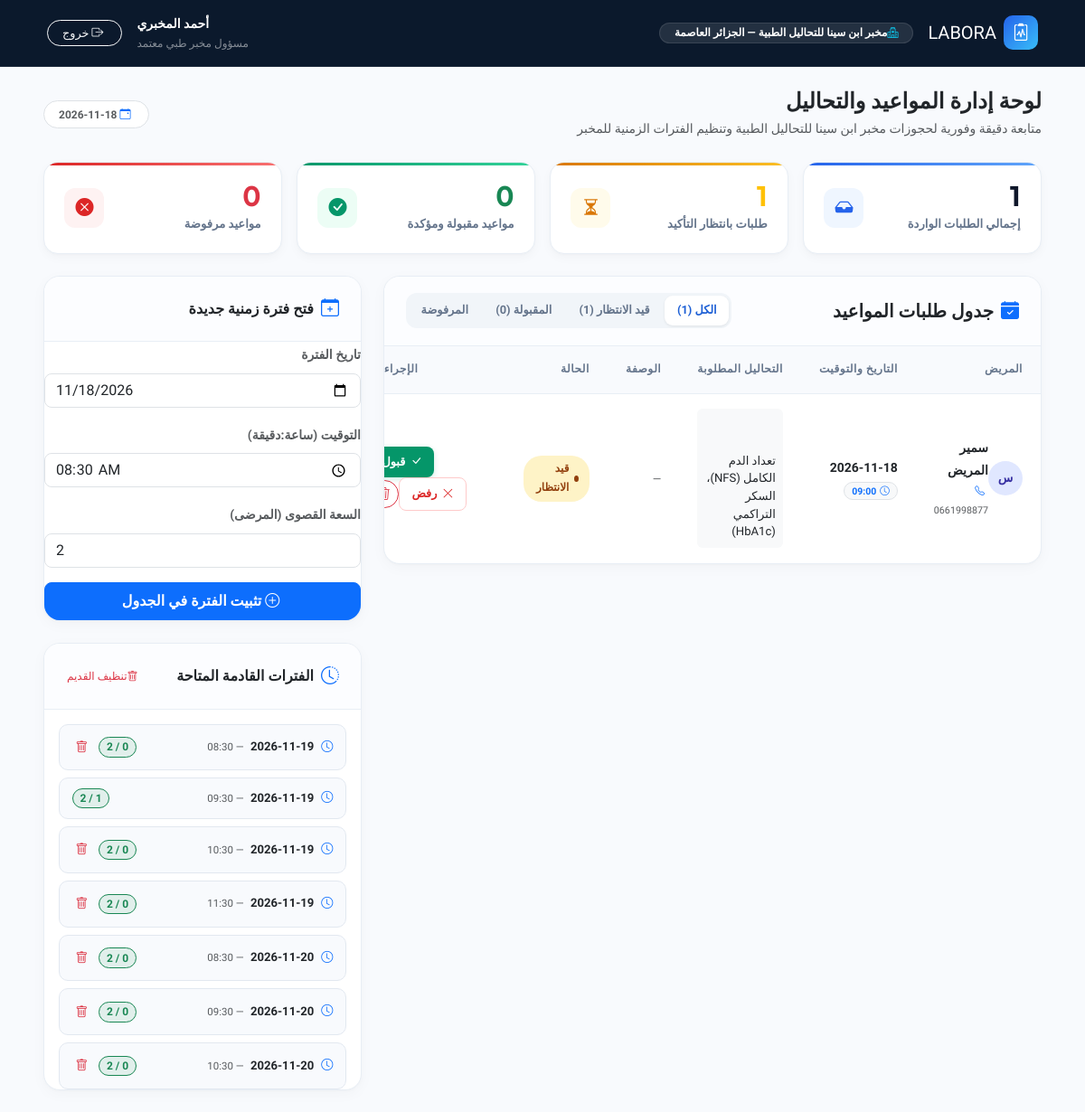
The page /lab/dashboard.php (signed in) on the database its author committed.
### tables this page shows
CREATE TABLE `laboratories` (
  `id` INT AUTO_INCREMENT PRIMARY KEY,
  `name` VARCHAR(191) NOT NULL,
  `city` VARCHAR(100) NOT NULL,
  `address` VARCHAR(255) NOT NULL,
  `phone` VARCHAR(30) NOT NULL,
  `manager_id` INT NULL,
  `status` ENUM('active', 'inactive') NOT NULL DEFAULT 'active',
  FOREIGN KEY (`manager_id`) REFERENCES `users`(`id`) ON DELETE SET NULL
);

CREATE TABLE `appointments` (
  `id` INT AUTO_INCREMENT PRIMARY KEY,
  `patient_id` INT NOT NULL,
  `laboratory_id` INT NOT NULL,
  `slot_id` INT NOT NULL,
  `appointment_date` DATE NOT NULL,
  `appointment_time` TIME NOT NULL,
  `analyses_text` TEXT NOT NULL,
  `prescription_file` VARCHAR(255) DEFAULT NULL,
  `notes` TEXT DEFAULT NULL,
  `contact_phone` VARCHAR(20) DEFAULT NULL,
  `status` ENUM('pending', 'accepted', 'rejected', 'cancelled') NOT NULL DEFAULT 'pending',
  `rejection_reason` VARCHAR(255) DEFAULT NULL,
  `created_at` TIMESTAMP DEFAULT CURRENT_TIMESTAMP,
  FOREIGN KEY (`patient_id`) REFERENCES `users`(`id`) ON DELETE CASCADE,
  FOREIGN KEY (`laboratory_id`) REFERENCES `laboratories`(`id`) ON DELETE CASCADE,
  FOREIGN KEY (`slot_id`) REFERENCES `availability_slots`(`id`) ON DELETE RESTRICT
);

CREATE TABLE `users` (
  `id` INT AUTO_INCREMENT PRIMARY KEY,
  `first_name` VARCHAR(100) NOT NULL,
  `last_name` VARCHAR(100) NOT NULL,
  `email` VARCHAR(191) NOT NULL UNIQUE,
  `phone` VARCHAR(20) DEFAULT NULL,
  `password_hash` VARCHAR(255) NOT NULL,
  `role` ENUM('patient', 'lab_manager', 'admin') NOT NULL DEFAULT 'patient',
  `created_at` TIMESTAMP DEFAULT CURRENT_TIMESTAMP
);

CREATE TABLE `availability_slots` (
  `id` INT AUTO_INCREMENT PRIMARY KEY,
  `laboratory_id` INT NOT NULL,
  `slot_date` DATE NOT NULL,
  `slot_time` TIME NOT NULL,
  `max_bookings` INT NOT NULL DEFAULT 2,
  `current_bookings` INT NOT NULL DEFAULT 0,
  `status` ENUM('available', 'full', 'blocked') NOT NULL DEFAULT 'available',
  UNIQUE KEY `uniq_lab_slot` (`laboratory_id`, `slot_date`, `slot_time`),
  FOREIGN KEY (`laboratory_id`) REFERENCES `laboratories`(`id`) ON DELETE CASCADE
);

### lab/dashboard.php (the view, shortened to what the rows shown need)
<?php
require_once dirname(__DIR__) . '/config.php';
$userId = currentUserId();
$stmt = $conn->prepare("SELECT * FROM laboratories WHERE manager_id = :uid LIMIT 1");
$stmt->execute([':uid' => $userId]);
$lab = $stmt->fetch();
$lab_id = (int)$lab['id'];
try {
    $conn->prepare("DELETE FROM availability_slots WHERE laboratory_id = :lid AND slot_date < CURDATE() AND current_bookings = 0")->execute([':lid' => $lab_id]);
} catch (Exception $e) {}
$sql = "
    SELECT a.*,
           u.first_name, u.last_name,
           COALESCE(a.contact_phone, u.phone) AS patient_phone,
           u.email AS patient_email
    FROM appointments a
    LEFT JOIN users u ON u.id = a.patient_id
    WHERE a.laboratory_id = :lid
";
$params = [':lid' => $lab_id];
$sql .= " ORDER BY a.appointment_date DESC, a.appointment_time DESC";
$aStmt = $conn->prepare($sql);
$aStmt->execute($params);
$appointments = $aStmt->fetchAll();
$slotsStmt = $conn->prepare("
    SELECT * FROM availability_slots
    WHERE laboratory_id = :lid AND slot_date >= CURDATE()
    ORDER BY slot_date ASC, slot_time ASC
    LIMIT 30
");
$slotsStmt->execute([':lid' => $lab_id]);
$slots = $slotsStmt->fetchAll();
?>
<!DOCTYPE html>
<html lang="ar" dir="rtl">
<head>
  <link rel="stylesheet" href="https://cdn.jsdelivr.net/npm/bootstrap@5.3.2/dist/css/bootstrap.rtl.min.css">
  <link rel="stylesheet" href="<?= BASE_URL ?>assets/vendor/bootstrap-icons/bootstrap-icons.css">
  <link rel="stylesheet" href="<?= BASE_URL ?>assets/css/labora.css">
</head>
<body>
<header class="dash-navbar">
  <div class="container-fluid px-lg-4 d-flex justify-content-between align-items-center">
    <div class="d-flex align-items-center gap-3">
      <a href="<?= BASE_URL ?>lab/dashboard.php" class="text-white text-decoration-none d-flex align-items-center gap-2">
        <span class="dash-brand-icon"><i class="bi bi-clipboard2-pulse"></i></span>
        <span class="fw-900 fs-5 tracking-tight">LABORA</span>
      </a>
      <span class="badge bg-white bg-opacity-10 text-white border border-white border-opacity-10 px-3 py-1.5 rounded-pill fw-600 fs-7 d-none d-sm-inline-flex align-items-center gap-1.5">
        <i class="bi bi-hospital text-info"></i>
        <?= h($lab['name']) ?> — <?= h($lab['city']) ?>
      </span>
    </div>
  </div>
</header>
<main class="container-fluid px-lg-5 py-4">
  <div class="d-flex justify-content-between align-items-center flex-wrap gap-3 mb-4">
    <div>
      <h4 class="fw-800 text-dark mb-1">لوحة إدارة المواعيد والتحاليل</h4>
      <p class="text-muted small mb-0">متابعة دقيقة وفورية لحجوزات <?= h($lab['name']) ?> وتنظيم الفترات الزمنية للمخبر</p>
    </div>
  </div>
  <div class="row g-4">
    <div class="col-xl-8 col-lg-7">
      <div class="panel-card">
        <div class="p-0">
          <?php if (empty($appointments)): ?>
            <div class="text-center py-5 text-muted">
              <div class="mb-3">
                <i class="bi bi-inbox text-secondary" style="font-size: 3rem; opacity: 0.4;"></i>
              </div>
              <h6 class="fw-bold text-dark">لا توجد طلبات مواعيد ضمن هذه الفئة</h6>
              <p class="small text-muted mb-0">ستظهر طلبات المواعيد الجديدة فور قيام المرضى بالحجز عبر التطبيق.</p>
            </div>
          <?php else: ?>
            <div class="table-responsive d-none d-md-block">
              <table class="modern-table align-middle">
                <thead>
                  <tr>
                    <th>المريض</th>
                    <th>التاريخ والتوقيت</th>
                    <th>التحاليل المطلوبة</th>
                    <th>الوصفة</th>
                    <th>الحالة</th>
                    <th style="min-width: 170px; text-align: left;">الإجراءات</th>
                  </tr>
                </thead>
                <tbody>
                  <?php foreach ($appointments as $apt):
                    $patientInitials = mb_substr($apt['first_name'] ?? 'م', 0, 1, 'UTF-8');
                  ?>
                    <tr>
                      <td>
                        <div class="d-flex align-items-center gap-2.5">
                          <div class="patient-avatar"><?= h($patientInitials) ?></div>
                          <div>
                            <div class="fw-bold text-dark"><?= h(($apt['first_name'] ?? '') . ' ' . ($apt['last_name'] ?? '')) ?></div>
                            <div class="small text-muted" dir="ltr" style="text-align:right;">
                              <?php if (!empty($apt['patient_phone'])): ?>
                                <a href="tel:<?= h($apt['patient_phone']) ?>" class="text-decoration-none text-muted small">
                                  <i class="bi bi-telephone ms-1 text-primary"></i><?= h($apt['patient_phone']) ?>
                                </a>
                              <?php else: ?>
                                <span class="text-muted small"><i class="bi bi-telephone ms-1 text-secondary"></i>—</span>
                              <?php endif; ?>
                            </div>
                          </div>
                        </div>
                      </td>
                      <td>
                        <div class="fw-bold text-dark" style="font-size:0.875rem;">
                          <?= h($apt['appointment_date'] ?? '—') ?>
                        </div>
                        <span class="badge bg-light text-primary border px-2 py-0.5 rounded-pill small">
                          <i class="bi bi-clock me-1"></i><?= !empty($apt['appointment_time']) ? substr($apt['appointment_time'], 0, 5) : '—' ?>
                        </span>
                      </td>
                      <td>
                        <div class="p-2 bg-light rounded text-dark small" style="max-width: 240px; white-space: pre-wrap; font-size:0.82rem; line-height:1.5;">
                        </div>
                      </td>
                      <td>
                        <?php if (!empty($apt['prescription_file'])): ?>
                          <a href="<?= BASE_URL ?>view_prescription.php?file=<?= urlencode($apt['prescription_file']) ?>"
                             target="_blank" class="btn btn-sm btn-outline-primary py-1 px-2 rounded-pill small fw-bold">
                            <i class="bi bi-paperclip me-1"></i> معاينة
                          </a>
                        <?php else: ?>
                          <span class="text-muted small">—</span>
                        <?php endif; ?>
                      </td>
                      <td>
                        <span class="status-tag <?= h($apt['status']) ?>">
                          <?php if ($apt['status'] === 'pending'): ?>
                            <span class="pulse-dot"></span>
                          <?php endif; ?>
                          <?= match ($apt['status']) {
                            'pending'   => 'قيد الانتظار',
                            'accepted'  => 'مقبول',
                            'rejected'  => 'مرفوض',
                            'cancelled' => 'ملغى',
                            default     => $apt['status']
                          } ?>
                        </span>
                      </td>
                      <td style="text-align: left;">
                        <div class="d-flex align-items-center gap-1.5 justify-content-end flex-wrap">
                          <?php if ($apt['status'] === 'pending'): ?>
                            <form method="POST" action="<?= BASE_URL ?>actions/update_status.php" class="d-inline m-0">
                              <button type="submit" class="btn-action-accept" title="قبول وتأكيد الموعد">
                                <i class="bi bi-check-lg"></i> قبول
                              </button>
                            </form>
                            <button type="button" class="btn-action-reject"
                                    onclick="openReasonModal(<?= (int)$apt['id'] ?>, 'rejected', 'رفض طلب الموعد')"
                                    title="رفض الموعد مع تدوين السبب">
                              <i class="bi bi-x-lg"></i> رفض
                            </button>
                          <?php endif; ?>
                          <form method="POST" action="<?= BASE_URL ?>actions/update_status.php" class="d-inline m-0" onsubmit="return confirm('هل أنت متأكد من رغبتك في حذف هذا الموعد نهائياً؟');">
                            <button type="submit" class="btn btn-outline-danger btn-sm py-1 px-2 rounded-pill small" title="حذف الموعد نهائياً">
                              <i class="bi bi-trash3"></i>
                            </button>
                          </form>
                        </div>
                      </td>
                    </tr>
                  <?php endforeach; ?>
                </tbody>
              </table>
            </div>
          <?php endif; ?>
        </div>
      </div>
    </div>
    <div class="col-xl-4 col-lg-5">
      <div class="panel-card">
        <div class="p-3" style="max-height: 420px; overflow-y: auto;">
          <?php if (empty($slots)): ?>
            <div class="text-center py-4 text-muted small">
              <i class="bi bi-calendar-x fs-3 d-block mb-2 text-secondary opacity-50"></i>
              لا توجد فترات قادمة مسجلة حالياً.<br>
              يمكنك إضافة فترات جديدة أعلاه.
            </div>
          <?php else: ?>
            <div class="d-flex flex-column gap-2">
              <?php foreach ($slots as $sl): ?>
                <div class="slot-item">
                  <div class="d-flex align-items-center gap-2">
                    <i class="bi bi-clock text-primary"></i>
                    <div>
                      <strong class="text-dark"><?= h($sl['slot_date']) ?></strong>
                      <span class="text-muted ms-1 small">— <?= substr($sl['slot_time'], 0, 5) ?></span>
                    </div>
                  </div>
                  <div class="d-flex align-items-center gap-2">
                    <span class="badge rounded-pill <?= (int)$sl['current_bookings'] >= (int)$sl['max_bookings'] ? 'bg-danger' : 'bg-success bg-opacity-10 text-success border border-success' ?>" style="font-size:0.75rem;">
                      <?= (int)$sl['current_bookings'] ?> / <?= (int)$sl['max_bookings'] ?>
                    </span>
                    <?php if ((int)$sl['current_bookings'] === 0): ?>
                      <form method="POST" action="" onsubmit="return confirm('حذف هذه الفترة الزمنية؟');" class="d-inline m-0">
                        <button type="submit" class="btn btn-sm btn-outline-danger p-1 border-0 rounded-circle" title="حذف الفترة">
                          <i class="bi bi-trash" style="font-size:0.85rem;"></i>
                        </button>
                      </form>
                    <?php endif; ?>
                  </div>
                </div>
              <?php endforeach; ?>
            </div>
          <?php endif; ?>
        </div>
      </div>
    </div>
  </div>
</main>
</body>
</html>

### rows shown on the page
laboratories: name "مخبر ابن سينا للتحاليل الطبية", city "الجزائر العاصمة"
appointments: patient.first_name "س", patient.last_name "سمير المريض", patient_phone "0661998877", appointment_date "2026-11-18", appointment_time "09:00", status "قيد الانتظار"
availability_slots: slot_date "2026-11-19", slot_time "08:30", current_bookings "0", max_bookings "2"
availability_slots: slot_date "2026-11-19", slot_time "09:30", current_bookings "1", max_bookings "2"
availability_slots: slot_date "2026-11-19", slot_time "10:30", current_bookings "0", max_bookings "2"
availability_slots: slot_date "2026-11-19", slot_time "11:30", current_bookings "0", max_bookings "2"
availability_slots: slot_date "2026-11-20", slot_time "08:30", current_bookings "0", max_bookings "2"
availability_slots: slot_date "2026-11-20", slot_time "09:30", current_bookings "0", max_bookings "2"
availability_slots: slot_date "2026-11-20", slot_time "10:30", current_bookings "0", max_bookings "2"

### other values the page prints
currentUserName() "أحمد المخبري"
$stats['total'] "1"
$stats['pending_cnt'] "1"
$stats['accepted_cnt'] "0"
$stats['rejected_cnt'] "0"
